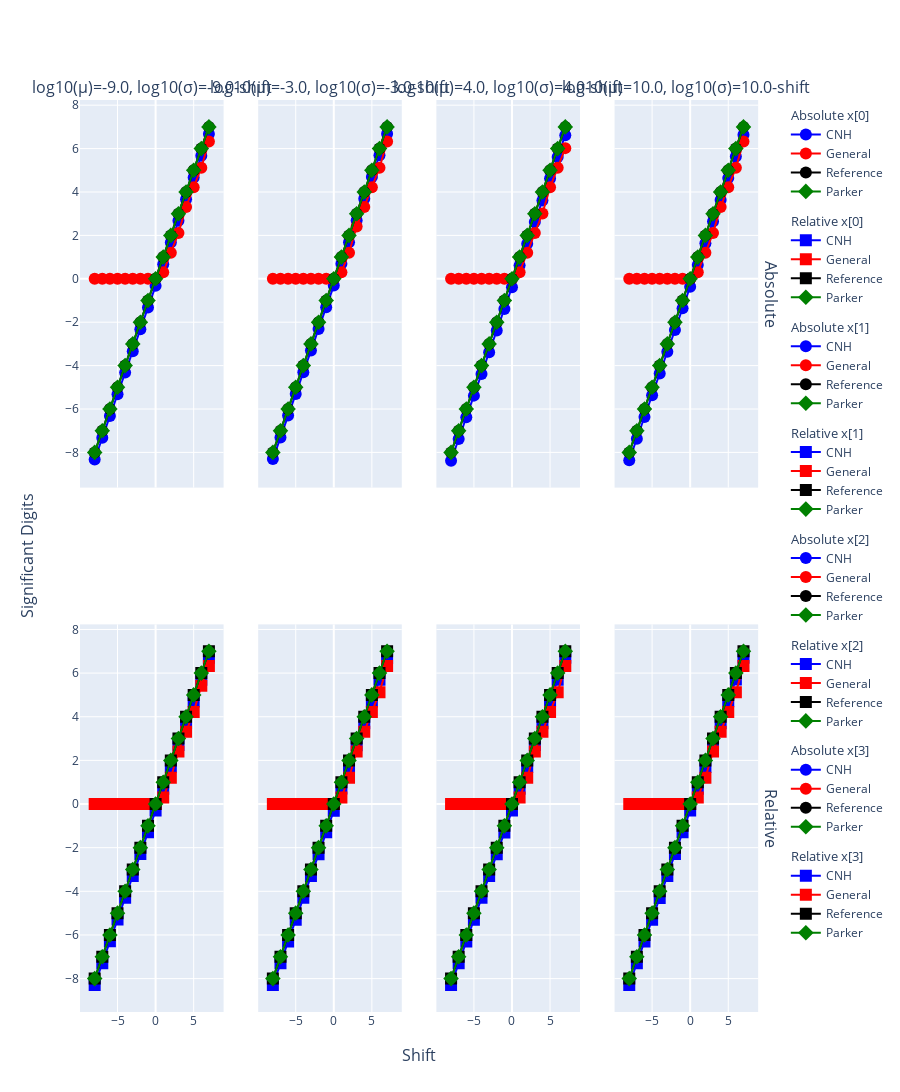

Notebook code for this chart:
### Code cell
from plotly.subplots import make_subplots

shift = 1.0
magnitude = np.array([-9, -3, 4, 10], dtype=np.float64)

shifts = []
stds = []
means = []
s_abs_cnh_values = []
s_rel_cnh_values = []
s_abs_values = []
s_rel_values = []

for shift in np.arange(-8, 8, dtype=np.float64):
    mean = np.power(basis, magnitude)
    std = np.power(basis, magnitude - shift)
    array = np.random.normal(loc=mean, scale=std, size=(10000, magnitude.size))

    stds.append(std)
    means.append(mean)

    print("\nShift: ", shift)
    print("Type", array.dtype)
    print(array)
    print("-" * 20)

    print("Theorical Mean", mean)
    print("Empirical mean", array.mean(axis=0))
    print("Mean diff     ", mean - array.mean(axis=0))
    print("-" * 20)

    print("Theorical Std", std)
    print("Empirical std", array.std(axis=0))
    print("Std diff     ", std - array.std(axis=0))
    print("-" * 20)

    s_abs_cnh = get_sd_cnh_abs(array, mean)
    s_rel_cnh = get_sd_cnh_rel(array, mean)
    s_abs = get_sd_gen_abs(array, mean)
    s_rel = get_sd_gen_rel(array, mean)

    print("CNH s_abs: ", s_abs_cnh)
    print("CNH s_rel: ", s_rel_cnh)
    print("General s_abs: ", s_abs)
    print("General s_rel: ", s_rel)

    shifts.append(shift)
    s_abs_cnh_values.append(s_abs_cnh)
    s_rel_cnh_values.append(s_rel_cnh)
    s_abs_values.append(s_abs)
    s_rel_values.append(s_rel)

column_titles = [
    f"log{basis}(μ)={mag:.1f}, log{basis}(σ)={mag:.1f}-shift" for mag in magnitude
]

# Plot the results
fig = make_subplots(
    rows=2,
    cols=magnitude.size,
    column_titles=column_titles,
    row_titles=["Absolute", "Relative"],
    x_title="Shift",
    y_title="Significant Digits",
    shared_xaxes=True,
    shared_yaxes=True,
    specs=[
        [{"type": "scatter"}] * magnitude.size,
        [{"type": "scatter"}] * magnitude.size,
    ],
)


for dim, _ in enumerate(magnitude, start=1):

    add_sig_scatter(fig, shifts, s_abs_cnh_values, "CNH", "Absolute", dim)
    add_sig_scatter(fig, shifts, s_rel_cnh_values, "CNH", "Relative", dim)
    add_sig_scatter(fig, shifts, s_abs_values, "General", "Absolute", dim)
    add_sig_scatter(fig, shifts, s_rel_values, "General", "Relative", dim)


# Group Absolute and Relative traces together
fig.data = sorted(fig.data, key=lambda trace: "Absolute" in trace.name)

means = np.array(means)
stds = np.array(stds)

if basis == 2:
    e_ref = np.floor(np.log2(np.abs(means))) + 1
    # Reference line for absolute
    abs_ref_line = -np.log2(stds) + (e_ref - 1)
    # Reference line for relative
    rel_ref_line = -np.log2(stds / np.abs(means))
elif basis == 10:
    e_ref = np.floor(np.log10(np.abs(means))) + 1
    # Reference line for absolute
    abs_ref_line = -np.log10(stds) + (e_ref - 1)
    # Reference line for relative
    rel_ref_line = -np.log10(stds / np.abs(means))
else:
    e_ref = np.floor(np.log(np.abs(means))) + 1
    # Reference line for absolute
    abs_ref_line = -np.log(np.array(stds)) + (e_ref - 1)
    # Reference line for relative
    rel_ref_line = -np.log(np.array(stds) / np.abs(np.array(means)))
    # Convert to base basis
    abs_ref_line = abs_ref_line / np.log(basis)
    rel_ref_line = rel_ref_line / np.log(basis)


print("e_ref: ", e_ref)
print("abs_ref_line: ", abs_ref_line)
print("rel_ref_line: ", rel_ref_line)


for dim, _ in enumerate(magnitude, start=1):

    add_ref_scatter(fig, shifts, abs_ref_line, "Reference", "Absolute", dim)
    add_ref_scatter(fig, shifts, rel_ref_line, "Reference", "Relative", dim)


# Add significant digits with Parker method
if basis == 2:
    parker_sd = -np.log2(stds / np.abs(means))
elif basis == 10:
    parker_sd = -np.log10(stds / np.abs(means))
else:
    # Reference line for absolute
    parker_sd = -np.log(stds / np.abs(means))
    # Convert to base basis
    parker_sd = parker_sd / np.log(basis)


for dim, _ in enumerate(magnitude, start=1):
    add_parker_scatter(fig, shifts, parker_sd, "Parker", "Absolute", dim)
    add_parker_scatter(fig, shifts, parker_sd, "Parker", "Relative", dim)


fig.update_traces(marker=dict(size=12))
# increase the height of the figure
fig.update_layout(height=1200)

fig.show()

### Figure 1 — Plotly figure (JSON) as saved in the notebook; plotly's stock layout.template omitted (floating-point values rounded to 4 significant figures)
{"data": [{"legendgroup": "Absolute_Dim2", "legendgrouptitle": {"text": "Absolute x[0]"}, "marker": {"color": "blue", "size": 12, "symbol": "circle"}, "mode": "lines+markers", "name": "CNH", "type": "scatter", "x": [-8, -7, -6, -5, -4, -3, -2, -1, 0, 1, 2, 3, 4, 5, 6, 7], "xaxis": "x", "y": [-8.326, -7.33, -6.323, -5.325, -4.324, -3.334, -2.322, -1.322, -0.3265, 0.6694, 1.672, 2.671, 3.668, 4.67, 5.669, 6.668], "yaxis": "y"}, {"legendgroup": "Relative_Dim2", "legendgrouptitle": {"text": "Relative x[0]"}, "marker": {"color": "blue", "size": 12, "symbol": "square"}, "mode": "lines+markers", "name": "CNH", "type": "scatter", "x": [-8, -7, -6, -5, -4, -3, -2, -1, 0, 1, 2, 3, 4, 5, 6, 7], "xaxis": "x5", "y": [-8.295, -7.299, -6.292, -5.294, -4.293, -3.304, -2.292, -1.291, -0.2956, 0.7003, 1.703, 2.702, 3.699, 4.701, 5.7, 6.699], "yaxis": "y5"}, {"legendgroup": "Absolute_Dim2", "legendgrouptitle": {"text": "Absolute x[0]"}, "marker": {"color": "red", "size": 12, "symbol": "circle"}, "mode": "lines+markers", "name": "General", "type": "scatter", "x": [-8, -7, -6, -5, -4, -3, -2, -1, 0, 1, 2, 3, 4, 5, 6, 7], "xaxis": "x", "y": [0, 0, 0, 0, 0, 0, 0, 0, 0, 0.301, 1.204, 2.107, 3.311, 4.214, 5.118, 6.322], "yaxis": "y"}, {"legendgroup": "Relative_Dim2", "legendgrouptitle": {"text": "Relative x[0]"}, "marker": {"color": "red", "size": 12, "symbol": "square"}, "mode": "lines+markers", "name": "General", "type": "scatter", "x": [-8, -7, -6, -5, -4, -3, -2, -1, 0, 1, 2, 3, 4, 5, 6, 7], "xaxis": "x5", "y": [0, 0, 0, 0, 0, 0, 0, 0, 0, 0.301, 1.204, 2.408, 3.311, 4.214, 5.419, 6.322], "yaxis": "y5"}, {"legendgroup": "Absolute_Dim3", "legendgrouptitle": {"text": "Absolute x[1]"}, "marker": {"color": "blue", "size": 12, "symbol": "circle"}, "mode": "lines+markers", "name": "CNH", "type": "scatter", "x": [-8, -7, -6, -5, -4, -3, -2, -1, 0, 1, 2, 3, 4, 5, 6, 7], "xaxis": "x2", "y": [-8.309, -7.309, -6.305, -5.308, -4.305, -3.308, -2.313, -1.309, -0.3141, 0.6969, 1.686, 2.689, 3.687, 4.691, 5.691, 6.687], "yaxis": "y2"}, {"legendgroup": "Relative_Dim3", "legendgrouptitle": {"text": "Relative x[1]"}, "marker": {"color": "blue", "size": 12, "symbol": "square"}, "mode": "lines+markers", "name": "CNH", "type": "scatter", "x": [-8, -7, -6, -5, -4, -3, -2, -1, 0, 1, 2, 3, 4, 5, 6, 7], "xaxis": "x6", "y": [-8.299, -7.298, -6.295, -5.298, -4.295, -3.297, -2.303, -1.299, -0.3038, 0.7072, 1.696, 2.699, 3.698, 4.701, 5.701, 6.698], "yaxis": "y6"}, {"legendgroup": "Absolute_Dim3", "legendgrouptitle": {"text": "Absolute x[1]"}, "marker": {"color": "red", "size": 12, "symbol": "circle"}, "mode": "lines+markers", "name": "General", "type": "scatter", "x": [-8, -7, -6, -5, -4, -3, -2, -1, 0, 1, 2, 3, 4, 5, 6, 7], "xaxis": "x2", "y": [0, 0, 0, 0, 0, 0, 0, 0, 0, 0.301, 1.204, 2.408, 3.311, 4.214, 5.118, 6.322], "yaxis": "y2"}, {"legendgroup": "Relative_Dim3", "legendgrouptitle": {"text": "Relative x[1]"}, "marker": {"color": "red", "size": 12, "symbol": "square"}, "mode": "lines+markers", "name": "General", "type": "scatter", "x": [-8, -7, -6, -5, -4, -3, -2, -1, 0, 1, 2, 3, 4, 5, 6, 7], "xaxis": "x6", "y": [0, 0, 0, 0, 0, 0, 0, 0, 0, 0.301, 1.204, 2.408, 3.311, 4.214, 5.118, 6.322], "yaxis": "y6"}, {"legendgroup": "Absolute_Dim4", "legendgrouptitle": {"text": "Absolute x[2]"}, "marker": {"color": "blue", "size": 12, "symbol": "circle"}, "mode": "lines+markers", "name": "CNH", "type": "scatter", "x": [-8, -7, -6, -5, -4, -3, -2, -1, 0, 1, 2, 3, 4, 5, 6, 7], "xaxis": "x3", "y": [-8.384, -7.38, -6.385, -5.384, -4.383, -3.382, -2.385, -1.389, -0.3879, 0.6184, 1.611, 2.62, 3.611, 4.617, 5.613, 6.62], "yaxis": "y3"}, {"legendgroup": "Relative_Dim4", "legendgrouptitle": {"text": "Relative x[2]"}, "marker": {"color": "blue", "size": 12, "symbol": "square"}, "mode": "lines+markers", "name": "CNH", "type": "scatter", "x": [-8, -7, -6, -5, -4, -3, -2, -1, 0, 1, 2, 3, 4, 5, 6, 7], "xaxis": "x7", "y": [-8.297, -7.294, -6.299, -5.298, -4.296, -3.295, -2.298, -1.302, -0.3013, 0.705, 1.698, 2.707, 3.698, 4.703, 5.7, 6.706], "yaxis": "y7"}, {"legendgroup": "Absolute_Dim4", "legendgrouptitle": {"text": "Absolute x[2]"}, "marker": {"color": "red", "size": 12, "symbol": "circle"}, "mode": "lines+markers", "name": "General", "type": "scatter", "x": [-8, -7, -6, -5, -4, -3, -2, -1, 0, 1, 2, 3, 4, 5, 6, 7], "xaxis": "x3", "y": [0, 0, 0, 0, 0, 0, 0, 0, 0, 0.301, 1.204, 2.107, 3.01, 4.214, 5.118, 6.021], "yaxis": "y3"}, {"legendgroup": "Relative_Dim4", "legendgrouptitle": {"text": "Relative x[2]"}, "marker": {"color": "red", "size": 12, "symbol": "square"}, "mode": "lines+markers", "name": "General", "type": "scatter", "x": [-8, -7, -6, -5, -4, -3, -2, -1, 0, 1, 2, 3, 4, 5, 6, 7], "xaxis": "x7", "y": [0, 0, 0, 0, 0, 0, 0, 0, 0, 0.301, 1.204, 2.408, 3.311, 4.214, 5.118, 6.322], "yaxis": "y7"}, {"legendgroup": "Absolute_Dim5", "legendgrouptitle": {"text": "Absolute x[3]"}, "marker": {"color": "blue", "size": 12, "symbol": "circle"}, "mode": "lines+markers", "name": "CNH", "type": "scatter", "x": [-8, -7, -6, -5, -4, -3, -2, -1, 0, 1, 2, 3, 4, 5, 6, 7], "xaxis": "x4", "y": [-8.361, -7.367, -6.367, -5.365, -4.37, -3.366, -2.359, -1.363, -0.3641, 0.636, 1.636, 2.637, 3.633, 4.639, 5.639, 6.637], "yaxis": "y4"}, {"legendgroup": "Relative_Dim5", "legendgrouptitle": {"text": "Relative x[3]"}, "marker": {"color": "blue", "size": 12, "symbol": "square"}, "mode": "lines+markers", "name": "CNH", "type": "scatter", "x": [-8, -7, -6, -5, -4, -3, -2, -1, 0, 1, 2, 3, 4, 5, 6, 7], "xaxis": "x8", "y": [-8.295, -7.301, -6.301, -5.299, -4.304, -3.3, -2.293, -1.297, -0.298, 0.7021, 1.702, 2.703, 3.699, 4.705, 5.705, 6.703], "yaxis": "y8"}, {"legendgroup": "Absolute_Dim5", "legendgrouptitle": {"text": "Absolute x[3]"}, "marker": {"color": "red", "size": 12, "symbol": "circle"}, "mode": "lines+markers", "name": "General", "type": "scatter", "x": [-8, -7, -6, -5, -4, -3, -2, -1, 0, 1, 2, 3, 4, 5, 6, 7], "xaxis": "x4", "y": [0, 0, 0, 0, 0, 0, 0, 0, 0, 0.301, 1.204, 2.107, 3.311, 4.214, 5.118, 6.322], "yaxis": "y4"}, {"legendgroup": "Relative_Dim5", "legendgrouptitle": {"text": "Relative x[3]"}, "marker": {"color": "red", "size": 12, "symbol": "square"}, "mode": "lines+markers", "name": "General", "type": "scatter", "x": [-8, -7, -6, -5, -4, -3, -2, -1, 0, 1, 2, 3, 4, 5, 6, 7], "xaxis": "x8", "y": [0, 0, 0, 0, 0, 0, 0, 0, 0, 0.301, 1.204, 2.408, 3.311, 4.214, 5.118, 6.322], "yaxis": "y8"}, {"legendgroup": "Absolute_Dim2", "legendgrouptitle": {"text": "Absolute x[0]"}, "marker": {"color": "black", "size": 12, "symbol": "circle"}, "mode": "lines+markers", "name": "Reference", "type": "scatter", "x": [-8, -7, -6, -5, -4, -3, -2, -1, 0, 1, 2, 3, 4, 5, 6, 7], "xaxis": "x", "y": [-8.0, -7.0, -6.0, -5.0, -4.0, -3.0, -2.0, -1.0, 0.0, 1.0, 2.0, 3.0, 4.0, 5.0, 6.0, 7.0], "yaxis": "y"}, {"legendgroup": "Relative_Dim2", "legendgrouptitle": {"text": "Relative x[0]"}, "marker": {"color": "black", "size": 12, "symbol": "square"}, "mode": "lines+markers", "name": "Reference", "type": "scatter", "x": [-8, -7, -6, -5, -4, -3, -2, -1, 0, 1, 2, 3, 4, 5, 6, 7], "xaxis": "x5", "y": [-8.0, -7.0, -6.0, -5.0, -4.0, -3.0, -2.0, -1.0, -0.0, 1.0, 2.0, 3.0, 4.0, 5.0, 6.0, 7.0], "yaxis": "y5"}, {"legendgroup": "Absolute_Dim3", "legendgrouptitle": {"text": "Absolute x[1]"}, "marker": {"color": "black", "size": 12, "symbol": "circle"}, "mode": "lines+markers", "name": "Reference", "type": "scatter", "x": [-8, -7, -6, -5, -4, -3, -2, -1, 0, 1, 2, 3, 4, 5, 6, 7], "xaxis": "x2", "y": [-8.0, -7.0, -6.0, -5.0, -4.0, -3.0, -2.0, -1.0, 0.0, 1.0, 2.0, 3.0, 4.0, 5.0, 6.0, 7.0], "yaxis": "y2"}, {"legendgroup": "Relative_Dim3", "legendgrouptitle": {"text": "Relative x[1]"}, "marker": {"color": "black", "size": 12, "symbol": "square"}, "mode": "lines+markers", "name": "Reference", "type": "scatter", "x": [-8, -7, -6, -5, -4, -3, -2, -1, 0, 1, 2, 3, 4, 5, 6, 7], "xaxis": "x6", "y": [-8.0, -7.0, -6.0, -5.0, -4.0, -3.0, -2.0, -1.0, -0.0, 1.0, 2.0, 3.0, 4.0, 5.0, 6.0, 7.0], "yaxis": "y6"}, {"legendgroup": "Absolute_Dim4", "legendgrouptitle": {"text": "Absolute x[2]"}, "marker": {"color": "black", "size": 12, "symbol": "circle"}, "mode": "lines+markers", "name": "Reference", "type": "scatter", "x": [-8, -7, -6, -5, -4, -3, -2, -1, 0, 1, 2, 3, 4, 5, 6, 7], "xaxis": "x3", "y": [-8.0, -7.0, -6.0, -5.0, -4.0, -3.0, -2.0, -1.0, 0.0, 1.0, 2.0, 3.0, 4.0, 5.0, 6.0, 7.0], "yaxis": "y3"}, {"legendgroup": "Relative_Dim4", "legendgrouptitle": {"text": "Relative x[2]"}, "marker": {"color": "black", "size": 12, "symbol": "square"}, "mode": "lines+markers", "name": "Reference", "type": "scatter", "x": [-8, -7, -6, -5, -4, -3, -2, -1, 0, 1, 2, 3, 4, 5, 6, 7], "xaxis": "x7", "y": [-8.0, -7.0, -6.0, -5.0, -4.0, -3.0, -2.0, -1.0, -0.0, 1.0, 2.0, 3.0, 4.0, 5.0, 6.0, 7.0], "yaxis": "y7"}, {"legendgroup": "Absolute_Dim5", "legendgrouptitle": {"text": "Absolute x[3]"}, "marker": {"color": "black", "size": 12, "symbol": "circle"}, "mode": "lines+markers", "name": "Reference", "type": "scatter", "x": [-8, -7, -6, -5, -4, -3, -2, -1, 0, 1, 2, 3, 4, 5, 6, 7], "xaxis": "x4", "y": [-8.0, -7.0, -6.0, -5.0, -4.0, -3.0, -2.0, -1.0, 0.0, 1.0, 2.0, 3.0, 4.0, 5.0, 6.0, 7.0], "yaxis": "y4"}, {"legendgroup": "Relative_Dim5", "legendgrouptitle": {"text": "Relative x[3]"}, "marker": {"color": "black", "size": 12, "symbol": "square"}, "mode": "lines+markers", "name": "Reference", "type": "scatter", "x": [-8, -7, -6, -5, -4, -3, -2, -1, 0, 1, 2, 3, 4, 5, 6, 7], "xaxis": "x8", "y": [-8.0, -7.0, -6.0, -5.0, -4.0, -3.0, -2.0, -1.0, -0.0, 1.0, 2.0, 3.0, 4.0, 5.0, 6.0, 7.0], "yaxis": "y8"}, {"legendgroup": "Absolute_Dim2", "legendgrouptitle": {"text": "Absolute x[0]"}, "marker": {"color": "green", "size": 12, "symbol": "diamond"}, "mode": "lines+markers", "name": "Parker", "type": "scatter", "x": [-8, -7, -6, -5, -4, -3, -2, -1, 0, 1, 2, 3, 4, 5, 6, 7], "xaxis": "x", "y": [-8.0, -7.0, -6.0, -5.0, -4.0, -3.0, -2.0, -1.0, -0.0, 1.0, 2.0, 3.0, 4.0, 5.0, 6.0, 7.0], "yaxis": "y"}, {"legendgroup": "Relative_Dim2", "legendgrouptitle": {"text": "Relative x[0]"}, "marker": {"color": "green", "size": 12, "symbol": "diamond"}, "mode": "lines+markers", "name": "Parker", "type": "scatter", "x": [-8, -7, -6, -5, -4, -3, -2, -1, 0, 1, 2, 3, 4, 5, 6, 7], "xaxis": "x5", "y": [-8.0, -7.0, -6.0, -5.0, -4.0, -3.0, -2.0, -1.0, -0.0, 1.0, 2.0, 3.0, 4.0, 5.0, 6.0, 7.0], "yaxis": "y5"}, {"legendgroup": "Absolute_Dim3", "legendgrouptitle": {"text": "Absolute x[1]"}, "marker": {"color": "green", "size": 12, "symbol": "diamond"}, "mode": "lines+markers", "name": "Parker", "type": "scatter", "x": [-8, -7, -6, -5, -4, -3, -2, -1, 0, 1, 2, 3, 4, 5, 6, 7], "xaxis": "x2", "y": [-8.0, -7.0, -6.0, -5.0, -4.0, -3.0, -2.0, -1.0, -0.0, 1.0, 2.0, 3.0, 4.0, 5.0, 6.0, 7.0], "yaxis": "y2"}, {"legendgroup": "Relative_Dim3", "legendgrouptitle": {"text": "Relative x[1]"}, "marker": {"color": "green", "size": 12, "symbol": "diamond"}, "mode": "lines+markers", "name": "Parker", "type": "scatter", "x": [-8, -7, -6, -5, -4, -3, -2, -1, 0, 1, 2, 3, 4, 5, 6, 7], "xaxis": "x6", "y": [-8.0, -7.0, -6.0, -5.0, -4.0, -3.0, -2.0, -1.0, -0.0, 1.0, 2.0, 3.0, 4.0, 5.0, 6.0, 7.0], "yaxis": "y6"}, {"legendgroup": "Absolute_Dim4", "legendgrouptitle": {"text": "Absolute x[2]"}, "marker": {"color": "green", "size": 12, "symbol": "diamond"}, "mode": "lines+markers", "name": "Parker", "type": "scatter", "x": [-8, -7, -6, -5, -4, -3, -2, -1, 0, 1, 2, 3, 4, 5, 6, 7], "xaxis": "x3", "y": [-8.0, -7.0, -6.0, -5.0, -4.0, -3.0, -2.0, -1.0, -0.0, 1.0, 2.0, 3.0, 4.0, 5.0, 6.0, 7.0], "yaxis": "y3"}, {"legendgroup": "Relative_Dim4", "legendgrouptitle": {"text": "Relative x[2]"}, "marker": {"color": "green", "size": 12, "symbol": "diamond"}, "mode": "lines+markers", "name": "Parker", "type": "scatter", "x": [-8, -7, -6, -5, -4, -3, -2, -1, 0, 1, 2, 3, 4, 5, 6, 7], "xaxis": "x7", "y": [-8.0, -7.0, -6.0, -5.0, -4.0, -3.0, -2.0, -1.0, -0.0, 1.0, 2.0, 3.0, 4.0, 5.0, 6.0, 7.0], "yaxis": "y7"}, {"legendgroup": "Absolute_Dim5", "legendgrouptitle": {"text": "Absolute x[3]"}, "marker": {"color": "green", "size": 12, "symbol": "diamond"}, "mode": "lines+markers", "name": "Parker", "type": "scatter", "x": [-8, -7, -6, -5, -4, -3, -2, -1, 0, 1, 2, 3, 4, 5, 6, 7], "xaxis": "x4", "y": [-8.0, -7.0, -6.0, -5.0, -4.0, -3.0, -2.0, -1.0, -0.0, 1.0, 2.0, 3.0, 4.0, 5.0, 6.0, 7.0], "yaxis": "y4"}, {"legendgroup": "Relative_Dim5", "legendgrouptitle": {"text": "Relative x[3]"}, "marker": {"color": "green", "size": 12, "symbol": "diamond"}, "mode": "lines+markers", "name": "Parker", "type": "scatter", "x": [-8, -7, -6, -5, -4, -3, -2, -1, 0, 1, 2, 3, 4, 5, 6, 7], "xaxis": "x8", "y": [-8.0, -7.0, -6.0, -5.0, -4.0, -3.0, -2.0, -1.0, -0.0, 1.0, 2.0, 3.0, 4.0, 5.0, 6.0, 7.0], "yaxis": "y8"}], "layout": {"annotations": [{"font": {"size": 16}, "showarrow": false, "text": "log10(μ)=-9.0, log10(σ)=-9.0-shift", "x": 0.1037, "xanchor": "center", "xref": "paper", "y": 1, "yanchor": "bottom", "yref": "paper"}, {"font": {"size": 16}, "showarrow": false, "text": "log10(μ)=-3.0, log10(σ)=-3.0-shift", "x": 0.3612, "xanchor": "center", "xref": "paper", "y": 1, "yanchor": "bottom", "yref": "paper"}, {"font": {"size": 16}, "showarrow": false, "text": "log10(μ)=4.0, log10(σ)=4.0-shift", "x": 0.6188, "xanchor": "center", "xref": "paper", "y": 1, "yanchor": "bottom", "yref": "paper"}, {"font": {"size": 16}, "showarrow": false, "text": "log10(μ)=10.0, log10(σ)=10.0-shift", "x": 0.8762, "xanchor": "center", "xref": "paper", "y": 1, "yanchor": "bottom", "yref": "paper"}, {"font": {"size": 16}, "showarrow": false, "text": "Absolute", "textangle": 90, "x": 0.98, "xanchor": "left", "xref": "paper", "y": 0.7875, "yanchor": "middle", "yref": "paper"}, {"font": {"size": 16}, "showarrow": false, "text": "Relative", "textangle": 90, "x": 0.98, "xanchor": "left", "xref": "paper", "y": 0.2125, "yanchor": "middle", "yref": "paper"}, {"font": {"size": 16}, "showarrow": false, "text": "Shift", "x": 0.49, "xanchor": "center", "xref": "paper", "y": 0, "yanchor": "top", "yref": "paper", "yshift": -30}, {"font": {"size": 16}, "showarrow": false, "text": "Significant Digits", "textangle": -90, "x": 0, "xanchor": "right", "xref": "paper", "xshift": -40, "y": 0.5, "yanchor": "middle", "yref": "paper"}], "height": 1200, "xaxis": {"anchor": "y", "domain": [0, 0.2075], "matches": "x5", "showticklabels": false}, "xaxis2": {"anchor": "y2", "domain": [0.2575, 0.465], "matches": "x6", "showticklabels": false}, "xaxis3": {"anchor": "y3", "domain": [0.515, 0.7225], "matches": "x7", "showticklabels": false}, "xaxis4": {"anchor": "y4", "domain": [0.7725, 0.98], "matches": "x8", "showticklabels": false}, "xaxis5": {"anchor": "y5", "domain": [0, 0.2075]}, "xaxis6": {"anchor": "y6", "domain": [0.2575, 0.465]}, "xaxis7": {"anchor": "y7", "domain": [0.515, 0.7225]}, "xaxis8": {"anchor": "y8", "domain": [0.7725, 0.98]}, "yaxis": {"anchor": "x", "domain": [0.575, 1]}, "yaxis2": {"anchor": "x2", "domain": [0.575, 1], "matches": "y", "showticklabels": false}, "yaxis3": {"anchor": "x3", "domain": [0.575, 1], "matches": "y", "showticklabels": false}, "yaxis4": {"anchor": "x4", "domain": [0.575, 1], "matches": "y", "showticklabels": false}, "yaxis5": {"anchor": "x5", "domain": [0, 0.425]}, "yaxis6": {"anchor": "x6", "domain": [0, 0.425], "matches": "y5", "showticklabels": false}, "yaxis7": {"anchor": "x7", "domain": [0, 0.425], "matches": "y5", "showticklabels": false}, "yaxis8": {"anchor": "x8", "domain": [0, 0.425], "matches": "y5", "showticklabels": false}}}
